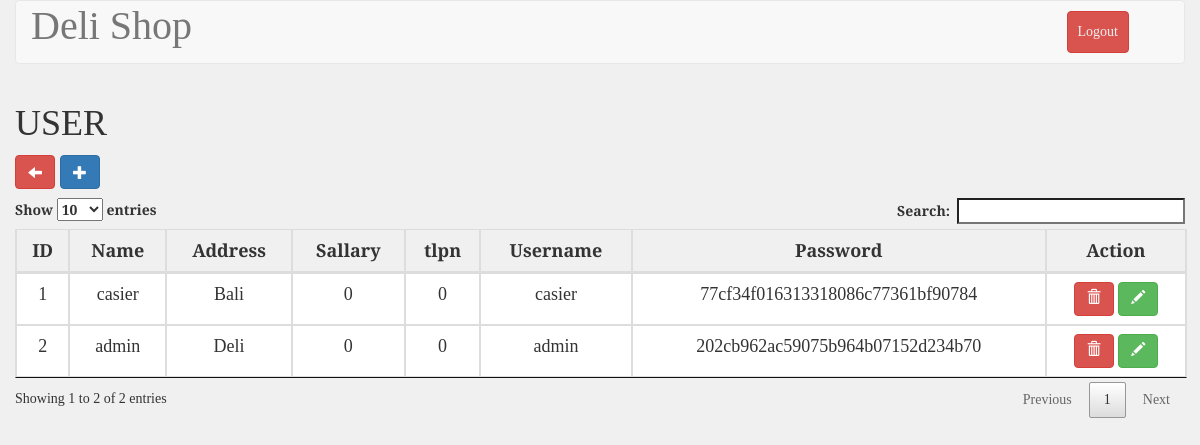
Page /user.php (signed in) on the earlier database version.
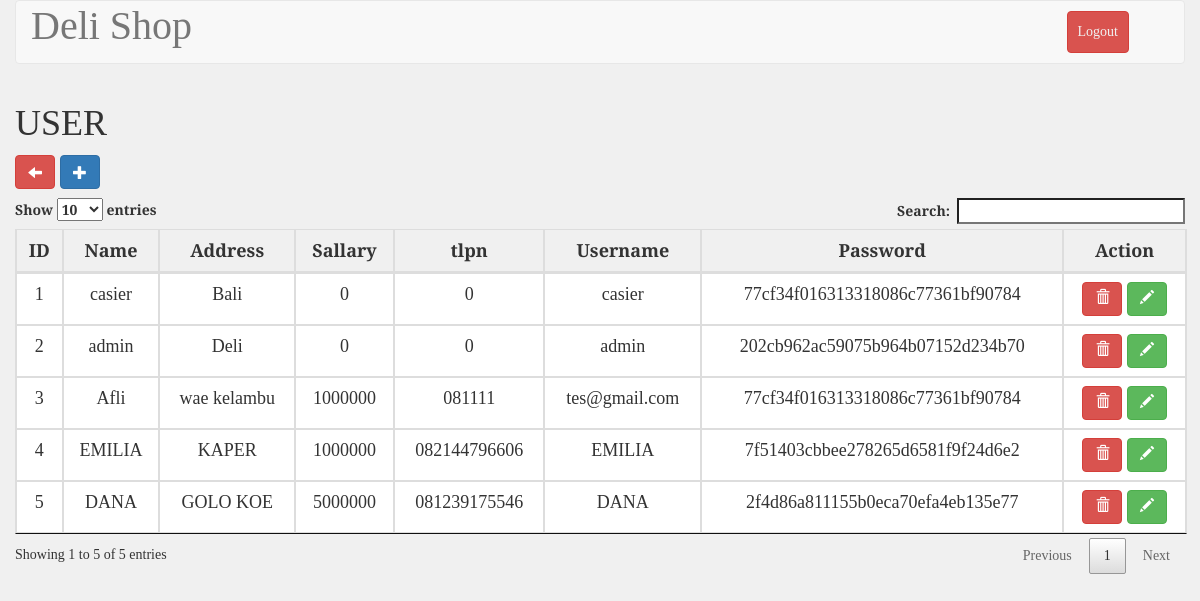
Same page on the later database version.
### tables this page shows
CREATE TABLE `tb_employee` (
  `id` int(11) unsigned NOT NULL AUTO_INCREMENT,
  `nama` varchar(100) NOT NULL,
  `address` varchar(100) NOT NULL,
  `sallary` float unsigned NOT NULL,
  `tlp` varchar(50) NOT NULL,
  `username` varchar(50) NOT NULL,
  `password` varchar(50) NOT NULL,
  `level` int(20) NOT NULL,
  `status` int(20) NOT NULL,
  `online_status` tinyint(1) NOT NULL,
  PRIMARY KEY (`id`)
);

### user.php (the view, shortened to what this page needs)
<?php
include_once 'koneksi.php';
$user = mysqli_query($conn, "SELECT id, nama, address, sallary, tlp, username, password FROM tb_employee");
?>
<!DOCTYPE html>
<html>
	<?php include("./templates/header.php"); ?>
	<link rel="stylesheet" type="text/css" href="./css/stockStyle.css">
	<body>
		<div class="container-fluid">
			<div class="row">
				<div class="col-md-12 header">
					<nav class="navbar navbar-default" role="navigation">
						<div class="container-fluid">
							<div class="navbar-header">
								<a class="navbar-brand" style="font-size: 40px;" href="#">Deli Shop</a>
							</div>
							<div class="collapse navbar-collapse navbar-ex1-collapse">
								<ul class="nav navbar-nav navbar-right">
									<li><a type="button" class="btn btn-danger" style="margin: 10px; padding: 10px;" href="logout.php">Logout</a></li>
									<li><a href=""> </a></li>
								</ul>
							</div>
						</div>
					</nav>
				</div>
			</div>
		</div>
		<div class="container">
			<div class="row">
				<div class="col-md-12 articles">
					<div class="row">
						<table id="example" class="table table-bordered" style="width: 100%">
							<h1>USER</h1>
						<a type="button" class="btn btn-danger glyphicon glyphicon-arrow-left" href="administrator.php" style="margin:0 5px 10px 0"></a>
						<a type="button" class="btn btn-primary glyphicon glyphicon-plus" href="add_user.php" style="margin: 0 0 10px 0"></a>
							<thead>
								<tr>
									<th>ID</th>
									<th>Name</th>
									<th>Address</th>
									<th>Sallary</th>
									<th>tlpn</th>
									<th>Username</th>
									<th>Password</th>
									<th>Action</th>
								</tr>
							</thead>
							<tbody>
								<?php
									$no=1;
									foreach($user as $data) {?>
								<tr>
									<td><?php echo $no;?></td>
									<td><?php echo $data["nama"];?></td>
									<td><?php echo $data["address"];?></td>
									<td><?php echo $data["sallary"];?></td>
									<td><?php echo $data["tlp"];?></td>
									<td><?php echo $data["username"];?></td>
									<td><?php echo $data["password"];?></td>
									<td>
										<button class="btn btn-danger deleteUser" id="<?php echo $data['id']; ?>"><span class="glyphicon glyphicon-trash"></span></button>
										<a type="button" class="btn btn-success" href="edit_user.php?id=<?php echo $data['id']?>"><span class="glyphicon glyphicon-pencil"></span></a>
									</td>
								</tr>
								<?php $no++;}?>
							</tbody>
						</table>
					</div>
				</div>
		</div>
	</body>
</html>

### templates/header.php (shortened to what this page needs)
<head>
    <link rel="stylesheet" type="text/css" href="./assets/jquery.dataTables.min.css">
    <link rel="stylesheet" href="./assets/bootstrap3.3.7/css/bootstrap.min.css">
    <link href="./assets/select2.min.css" rel="stylesheet" />
    <link rel="stylesheet" href="./assets/chart.css">
    <link rel="stylesheet" href="./assets/pace.css">
</head>

### css/stockStyle.css (style rules this page uses)
html,body { font-family: 'Slabo 27px', serif; background-color: #f0f0f0; }
#example, th, td { font-size: 18px; text-align: center; width: auto; }
.navbar-default .navbar-nav>li>a { color: #f0f0f0 !important; }

Differences in the rows shown:
added tb_employee: nama "Afli", address "wae kelambu", sallary "1000000", tlp "081111", username "tes@gmail.com", password "77cf34f016313318086c77361bf90784"
added tb_employee: nama "EMILIA", address "KAPER", sallary "1000000", tlp "082144796606", username "EMILIA", password "7f51403cbbee278265d6581f9f24d6e2"
added tb_employee: nama "DANA", address "GOLO KOE", sallary "5000000", tlp "081239175546", username "DANA", password "2f4d86a811155b0eca70efa4eb135e77"
Other differences:
text written by a page script: "Show entries Search: Showing 1 to 2 of 2 entries Previous 1 Next" → "Show entries Search: Showing 1 to 5 of 5 entries Previous 1 Next"
